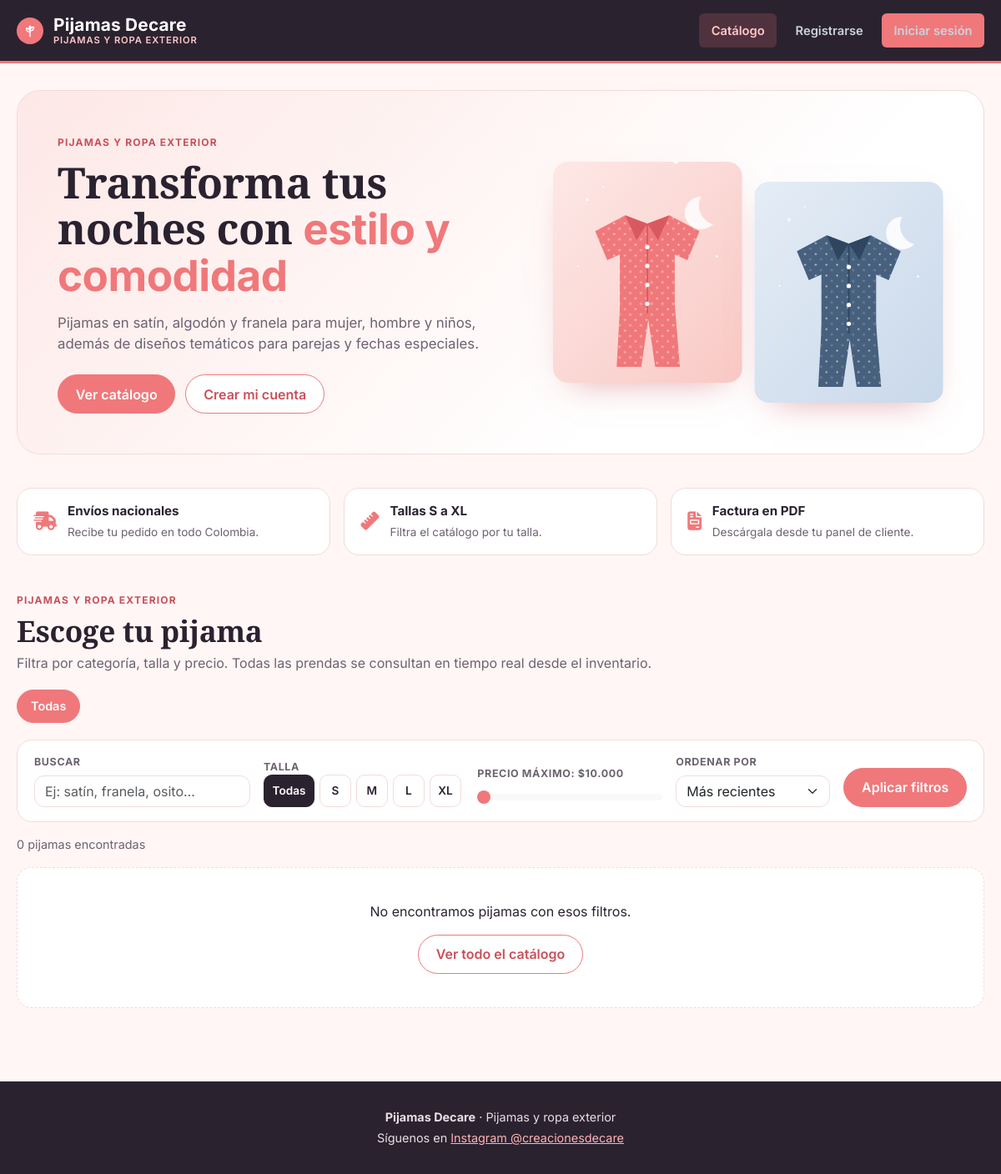
Before: / with the older database file.
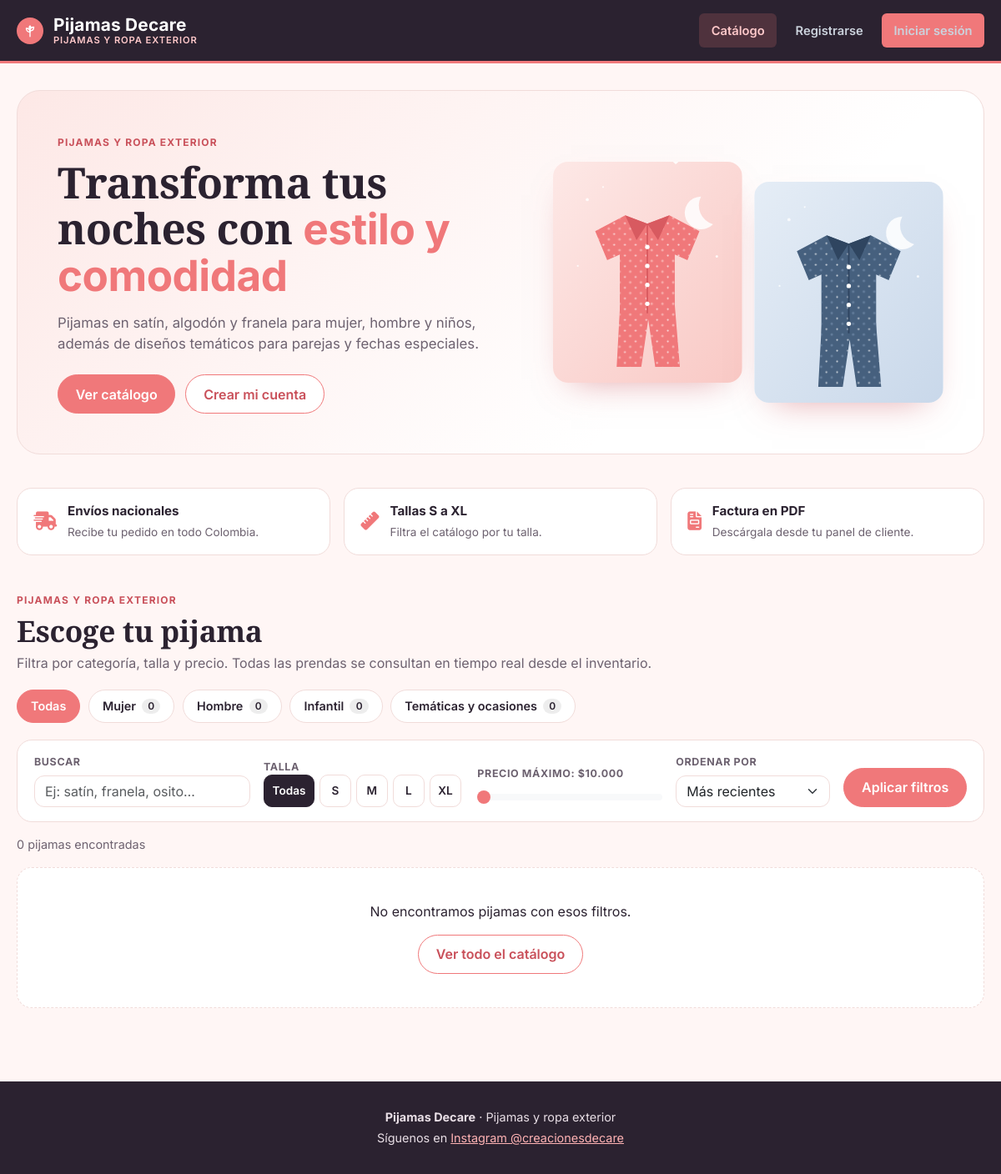
After: the same page with the newer database file.
### tables this page shows
CREATE TABLE `categorias` (
    `ID_CATEGORIA` int(11) NOT NULL,
    `nombre` varchar(60) NOT NULL,
    `slug` varchar(60) NOT NULL,
    `descripcion` varchar(255) DEFAULT NULL
  );

### backend/src/models/Catalogo.php (called while the page is built, shortened)
<?php
class Catalogo
{
    private PDO $conn;
    public function __construct(PDO $db)
    {
        $this->conn = $db;
    }
    public function categorias(): array
    {
        $sql = "SELECT c.ID_CATEGORIA, c.nombre, c.slug, c.descripcion,
                       COUNT(p.ID_PRODUCTO) AS total
                FROM categorias c
                LEFT JOIN productos p ON p.ID_CATEGORIA = c.ID_CATEGORIA AND p.STOCK > 0
                GROUP BY c.ID_CATEGORIA, c.nombre, c.slug, c.descripcion
                ORDER BY c.ID_CATEGORIA";
        return $this->conn->query($sql)->fetchAll(PDO::FETCH_ASSOC);
    }
    public static function leerFiltros(array $entrada): array
    {
        $talla = strtoupper(trim((string) ($entrada['talla'] ?? '')));
        $orden = (string) ($entrada['orden'] ?? 'recientes');
        $precioMax = (int) ($entrada['precio_max'] ?? 0);
        return [
            'q'          => mb_substr(trim((string) ($entrada['q'] ?? '')), 0, 60),
            'categoria'  => preg_replace('/[^a-z]/', '', strtolower((string) ($entrada['categoria'] ?? ''))),
            'talla'      => in_array($talla, self::TALLAS, true) ? $talla : '',
            'precio_max' => $precioMax > 0 ? $precioMax : 0,
            'orden'      => array_key_exists($orden, self::ORDENES) ? $orden : 'recientes',
        ];
    }
    public function buscar(array $filtros): array
    {
        $where = ['p.STOCK > 0'];
        $params = [];
        $sql = "SELECT p.ID_PRODUCTO, p.nombre, p.DESCRIPCION, p.PRECIO, p.STOCK, p.talla, p.imagen,
                       c.nombre AS categoria, c.slug AS categoria_slug
                FROM productos p
                LEFT JOIN categorias c ON c.ID_CATEGORIA = p.ID_CATEGORIA
                WHERE " . implode(' AND ', $where) . "
                ORDER BY " . self::ORDENES[$filtros['orden']];
        $stmt = $this->conn->prepare($sql);
        $stmt->execute($params);
        return $stmt->fetchAll(PDO::FETCH_ASSOC);
    }
    public function precioMaximo(): int
    {
        return (int) ceil((float) $this->conn->query("SELECT COALESCE(MAX(PRECIO), 0) FROM productos WHERE STOCK > 0")->fetchColumn());
    }
}

### backend/src/config/marca.php (called while the page is built, shortened)
<?php
function precio_cop($valor): string
{
    return '$' . number_format((float) $valor, 0, ',', '.');
}

### frontend/src/pages/partials/catalogo_productos.php (the view, shortened to what this page needs)
<?php
require_once __DIR__ . '/../../../../backend/src/config/marca.php';
require_once __DIR__ . '/../../../../backend/src/models/Catalogo.php';
$rutaCatalogo = $rutaCatalogo ?? 'catalogo';
$catalogo = new Catalogo($pdo);
$filtros = Catalogo::leerFiltros($_GET);
try {
    $categorias = $catalogo->categorias();
    $productos = $catalogo->buscar($filtros);
    $precioTope = max(10000, (int) (ceil($catalogo->precioMaximo() / 10000) * 10000));
    $errorCatalogo = '';
} catch (PDOException $e) {
    error_log('Catálogo: ' . $e->getMessage());
    $categorias = [];
    $productos = [];
    $precioTope = 100000;
    $errorCatalogo = 'No fue posible cargar el catálogo. Verifique que la base de datos tenga la migración database/migracion_catalogo.sql.';
}
$e = static fn($v) => htmlspecialchars((string) $v, ENT_QUOTES, 'UTF-8');
$urlFiltro = static function (array $cambios) use ($filtros, $rutaCatalogo): string {
    $params = array_filter(array_merge($filtros, $cambios), static fn($v) => $v !== '' && $v !== 0 && $v !== 'recientes');
    return 'index.php?' . http_build_query(['url' => $rutaCatalogo] + $params) . '#catalogo';
};
?>
<section id="catalogo" class="catalogo">
    <div class="catalogo__cabecera">
        <div>
            <span class="catalogo__eyebrow"><?php echo $e(MARCA_COLECCION); ?></span>
            <h2 class="catalogo__titulo">Escoge tu pijama</h2>
            <p class="catalogo__sub">Filtra por categoría, talla y precio. Todas las prendas se consultan en tiempo real desde el inventario.</p>
        </div>
    </div>
    <nav class="catalogo__categorias" aria-label="Categorías">
        <a href="<?php echo $e($urlFiltro(['categoria' => ''])); ?>"
           class="chip <?php echo $filtros['categoria'] === '' ? 'chip--activo' : ''; ?>">Todas</a>
        <?php foreach ($categorias as $cat): ?>
            <a href="<?php echo $e($urlFiltro(['categoria' => $cat['slug']])); ?>"
               class="chip <?php echo $filtros['categoria'] === $cat['slug'] ? 'chip--activo' : ''; ?>">
                <?php echo $e($cat['nombre']); ?> <span class="chip__num"><?php echo (int) $cat['total']; ?></span>
            </a>
        <?php endforeach; ?>
    </nav>
    <form class="catalogo__filtros" method="GET" action="index.php#catalogo">
        <label class="filtro filtro--busqueda">
            <span class="filtro__label">Buscar</span>
            <input type="search" name="q" value="<?php echo $e($filtros['q']); ?>" placeholder="Ej: satín, franela, osito…" class="form-control">
        </label>
        <fieldset class="filtro">
            <legend class="filtro__label">Talla</legend>
            <div class="tallas">
                <label class="talla"><input type="radio" name="talla" value="" <?php echo $filtros['talla'] === '' ? 'checked' : ''; ?>><span>Todas</span></label>
                <?php foreach (Catalogo::TALLAS as $t): ?>
                    <label class="talla"><input type="radio" name="talla" value="<?php echo $t; ?>" <?php echo $filtros['talla'] === $t ? 'checked' : ''; ?>><span><?php echo $t; ?></span></label>
                <?php endforeach; ?>
            </div>
        </fieldset>
        <label class="filtro">
            <span class="filtro__label">Precio máximo: <output id="precioSalida"><?php echo precio_cop($filtros['precio_max'] ?: $precioTope); ?></output></span>
            <input type="range" class="form-range" name="precio_max" min="10000" max="<?php echo $precioTope; ?>" step="5000"
                   value="<?php echo $filtros['precio_max'] ?: $precioTope; ?>" id="precioRango">
        </label>
        <label class="filtro">
            <span class="filtro__label">Ordenar por</span>
            <select name="orden" class="form-select">
                <option value="recientes" <?php echo $filtros['orden'] === 'recientes' ? 'selected' : ''; ?>>Más recientes</option>
            </select>
        </label>
        <div class="filtro filtro--acciones">
            <button type="submit" class="btn btn-marca">Aplicar filtros</button>
        </div>
    </form>
    <p class="catalogo__conteo">
        <?php echo count($productos); ?> <?php echo count($productos) === 1 ? 'pijama encontrada' : 'pijamas encontradas'; ?>
    </p>
    <?php if (empty($productos) && $errorCatalogo === ''): ?>
        <div class="catalogo__vacio">
            <p>No encontramos pijamas con esos filtros.</p>
            <a href="index.php?url=<?php echo $e($rutaCatalogo); ?>#catalogo" class="btn btn-marca-outline">Ver todo el catálogo</a>
        </div>
    <?php endif; ?>
</section>

### index.php (shortened to what this page needs)
<?php
$route = isset($_GET['url']) ? $_GET['url'] : 'catalogo';
switch ($route) {
    case 'catalogo':
        require_once __DIR__ . '/frontend/src/pages/catalogo.php';
        break;
}
?>

### frontend/src/pages/catalogo.php (shortened to what this page needs)
<?php
require_once __DIR__ . '/../../../backend/src/config/marca.php';
$rutaCatalogo = 'catalogo';
?>
<!DOCTYPE html>
<html lang="es">
<head>
    <link href="https://cdn.jsdelivr.net/npm/bootstrap@5.3.0/dist/css/bootstrap.min.css" rel="stylesheet">
    <link rel="stylesheet" href="https://cdnjs.cloudflare.com/ajax/libs/font-awesome/6.4.0/css/all.min.css">
    <link rel="stylesheet" href="./frontend/src/public/css/styles.css">
    <link rel="stylesheet" href="./frontend/src/public/css/catalogo.css">
</head>
<body class="tienda-page">
    <?php require_once __DIR__ . '/../../../backend/src/controllers/header.php'; ?>
    <main class="tienda">
        <section class="portada">
            <div>
                <span class="portada__eyebrow"><?php echo htmlspecialchars(MARCA_COLECCION); ?></span>
                <h1>Transforma tus noches con <em>estilo y comodidad</em></h1>
                <p>Pijamas en satín, algodón y franela para mujer, hombre y niños, además de diseños temáticos para parejas y fechas especiales.</p>
                <div class="portada__acciones">
                    <a href="#catalogo" class="btn btn-marca">Ver catálogo</a>
                    <?php if (!isset($_SESSION['usuario_id'])): ?>
                        <a href="index.php?url=registro" class="btn btn-marca-outline">Crear mi cuenta</a>
                    <?php endif; ?>
                </div>
            </div>
            <div class="portada__imagen" aria-hidden="true">
                <img src="frontend/src/public/img/categorias/mujer.svg" alt="">
                <img src="frontend/src/public/img/categorias/hombre.svg" alt="">
            </div>
        </section>
        <section class="beneficios" aria-label="Beneficios">
            <div class="beneficio">
                <i class="fa-solid fa-truck-fast" aria-hidden="true"></i>
                <div><strong>Envíos nacionales</strong><span>Recibe tu pedido en todo Colombia.</span></div>
            </div>
            <div class="beneficio">
                <i class="fa-solid fa-ruler" aria-hidden="true"></i>
                <div><strong>Tallas S a XL</strong><span>Filtra el catálogo por tu talla.</span></div>
            </div>
            <div class="beneficio">
                <i class="fa-solid fa-file-invoice" aria-hidden="true"></i>
                <div><strong>Factura en PDF</strong><span>Descárgala desde tu panel de cliente.</span></div>
            </div>
        </section>
        <?php require __DIR__ . '/partials/catalogo_productos.php'; ?>
    </main>
    <footer class="pie-tienda">
        <p class="mb-1"><strong><?php echo htmlspecialchars(MARCA_TIENDA); ?></strong> · <?php echo htmlspecialchars(MARCA_COLECCION); ?></p>
        <p class="mb-0">Síguenos en <a href="<?php echo htmlspecialchars(MARCA_INSTAGRAM); ?>" target="_blank" rel="noopener">Instagram @creacionesdecare</a></p>
    </footer>
</body>
</html>

### backend/src/controllers/header.php (shortened to what this page needs)
<?php
require_once __DIR__ . '/../config/marca.php';
$rolActual = $_SESSION['usuario_rol'] ?? 'Invitado';
$routeActual = $_GET['url'] ?? 'catalogo';
$rutaInicio = match ($rolActual) {
    'Cliente' => 'cliente_dashboard',
    'Administrador', 'Vendedor' => 'dashboard',
    default => 'catalogo',
};
$projectRoot = str_replace('\\', '/', dirname(dirname(dirname(__DIR__))));
$documentRoot = str_replace('\\', '/', $_SERVER['DOCUMENT_ROOT'] ?? '');
$baseUrl = '';
if ($documentRoot !== '' && strpos($projectRoot, $documentRoot) === 0) {
    $baseUrl = '/' . ltrim(substr($projectRoot, strlen($documentRoot)), '/');
} else {
    $baseUrl = '/' . ltrim(basename($projectRoot), '/');
}
?>
<header class="main-header">
    <div class="header-container">
        <a href="<?php echo htmlspecialchars($baseUrl . '/index.php?url=' . $rutaInicio, ENT_QUOTES, 'UTF-8'); ?>" class="header-brand" aria-label="Ir al inicio">
            <span class="header-brand__mark" aria-hidden="true">
            </span>
            <span class="header-brand__texto">
                <?php echo htmlspecialchars(MARCA_TIENDA, ENT_QUOTES, 'UTF-8'); ?>
                <small><?php echo htmlspecialchars(MARCA_COLECCION, ENT_QUOTES, 'UTF-8'); ?></small>
            </span>
        </a>
        <?php if ($rolActual === 'Invitado'): ?>
            <nav class="nav-menu" aria-label="Navegación principal">
                <a href="<?php echo htmlspecialchars($baseUrl . '/index.php?url=catalogo', ENT_QUOTES, 'UTF-8'); ?>"
                   class="nav-menu__link <?php echo ($routeActual === 'catalogo') ? 'nav-menu__link--active' : ''; ?>">Catálogo</a>
                <a href="<?php echo htmlspecialchars($baseUrl . '/index.php?url=registro', ENT_QUOTES, 'UTF-8'); ?>" class="nav-menu__link">Registrarse</a>
                <a href="<?php echo htmlspecialchars($baseUrl . '/index.php?url=login', ENT_QUOTES, 'UTF-8'); ?>" class="nav-menu__link nav-menu__link--cta">Iniciar sesión</a>
            </nav>
        <?php endif; ?>
    </div>
</header>

### frontend/src/public/css/styles.css (style rules this page uses)
:root { --ink: #2b2230; --ink-soft: #3a2e40; --paper: #fbf5f4; --paper-raised: #ffffff; --border: #dfe2e6; --text-color: #1b2430; --text-muted: #5b6472; --secondary-color: #f0787a; --secondary-deep: #c9505a; --secondary-tint: rgba(240, 120, 122, 0.14); --primary-color: var(--ink); --bg-color: var(--paper); --white: #ffffff; --danger-color: #b03a2e; --success-color: #1f7a53; --font-display: 'Source Serif 4', 'Georgia', serif; --font-body: 'Inter', 'Segoe UI', Tahoma, Geneva, Verdana, sans-serif; --font-mono: 'JetBrains Mono', 'Consolas', monospace; --radius-sm: 6px; --radius-md: 10px; --radius-lg: 14px; }
* { margin: 0; padding: 0; box-sizing: border-box; font-family: var(--font-body); }
h1, h2, h3, h4 { font-family: var(--font-display); color: var(--ink); font-weight: 700; letter-spacing: -0.01em; }
body { background: var(--paper); color: var(--text-color); padding-bottom: 50px; position: relative; overflow-x: hidden; line-height: 1.5; }
body > * { position: relative; z-index: 1; }
.main-header { background: var(--ink); padding: 1rem 1.25rem; border-bottom: 3px solid var(--secondary-color); position: sticky; top: 0; z-index: 20; }
.header-container { max-width: 1200px; margin: 0 auto; display: flex; justify-content: space-between; align-items: center; gap: 1rem; }
.header-brand { display: inline-flex; align-items: center; gap: 0.75rem; color: #fff; text-decoration: none; font-family: var(--font-display); font-size: 1.3rem; font-weight: 700; letter-spacing: 0.01em; }
.header-brand__mark { display: inline-flex; align-items: center; justify-content: center; width: 2rem; height: 2rem; border-radius: 50%; background: var(--secondary-color); color: #ffffff; border: none; font-family: var(--font-display); font-weight: 700; font-size: 1rem; }
.header-brand__texto { display: inline-flex; flex-direction: column; line-height: 1.1; }
.header-brand__texto small { font-family: var(--font-body); font-size: 0.7rem; font-weight: 600; letter-spacing: 0.08em; text-transform: uppercase; color: #ffc9ca; }
.nav-menu__link--cta { background: var(--secondary-color); color: #ffffff; }
.nav-menu { display: flex; align-items: center; justify-content: flex-end; gap: 0.5rem; flex-wrap: wrap; }
.nav-menu__link { display: inline-flex; align-items: center; justify-content: center; padding: 0.6rem 0.9rem; border-radius: var(--radius-sm); text-decoration: none; color: #cbd2dc; font-weight: 600; font-size: 0.92rem; transition: background 0.15s ease, color 0.15s ease; }
.nav-menu__link:hover, .nav-menu__link--active { background: rgba(240, 120, 122, 0.18); color: #ffc9ca; }
.btn { padding: 10px 16px; border-radius: var(--radius-sm); text-decoration: none; display: inline-block; color: white; font-weight: 600; box-shadow: none; transition: transform 0.15s ease, box-shadow 0.15s ease, background 0.15s ease; }
button { width: 100%; padding: 0.9rem; background: var(--ink); color: white; border: none; border-radius: var(--radius-sm); cursor: pointer; font-size: 1rem; font-weight: 600; transition: background 0.15s ease, transform 0.15s ease; }

Changed rows visible on the page:
added categorias: nombre "Mujer", total "0"
added categorias: nombre "Hombre", total "0"
added categorias: nombre "Infantil", total "0"
added categorias: nombre "Temáticas y ocasiones", total "0"
